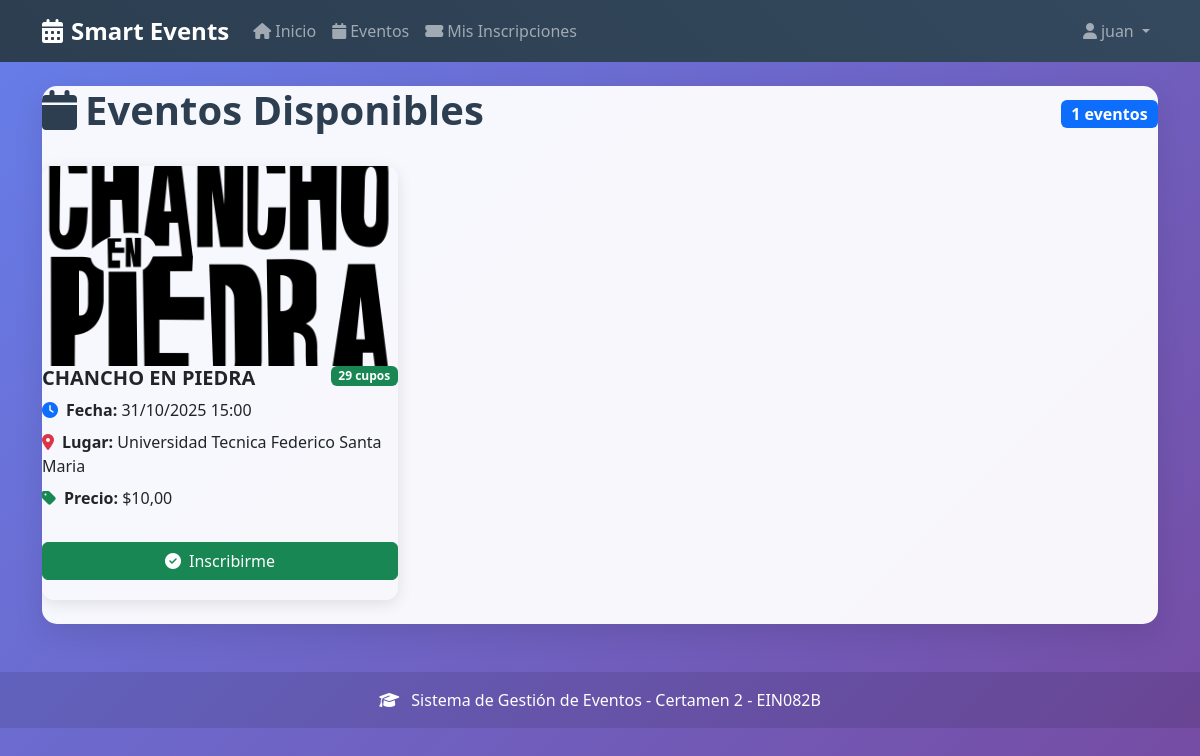
The app's page /eventos/ (signed in) with its own data.
### eventos/models.py (models this page shows, shortened)
class Evento(models.Model):
    titulo = models.CharField(max_length=200, verbose_name="Título del Evento")
    descripcion = models.TextField(verbose_name="Descripción", blank=True)
    fecha_hora = models.DateTimeField(verbose_name="Fecha y Hora")
    lugar = models.CharField(max_length=200, verbose_name="Lugar")
    imagen = models.ImageField(upload_to='eventos/', verbose_name="Imagen", blank=True, null=True)
    precio = models.DecimalField(
        max_digits=10,
        decimal_places=2,
        verbose_name="Valor",
        validators=[MinValueValidator(0)]
    )
    capacidad = models.PositiveIntegerField(verbose_name="Cantidad de Plazas")
    class Meta:
        verbose_name = "Evento"
        verbose_name_plural = "Eventos"
        ordering = ['fecha_hora']
    def plazas_disponibles(self):
        return self.capacidad - self.inscripciones.count()

### eventos/views.py (the view)
# urls.py: path('eventos/', lista_eventos, name='lista_eventos'),
def lista_eventos(request):
    eventos = Evento.objects.all().order_by('fecha_hora')
    return render(request, 'eventos/lista_eventos.html', {
        'eventos': eventos,
        'es_publico': not request.user.is_authenticated
    })

### eventos/templates/eventos/lista_eventos.html (shortened to what this page needs)
{% extends 'base.html' %}
{% block contenido %}
<div class="d-flex justify-content-between align-items-center mb-4">
    <h1 class="fw-bold" style="color: #2c3e50;">
        <i class="fas fa-calendar me-2"></i>Eventos Disponibles
    </h1>
    <span class="badge bg-primary fs-6">{{ eventos|length }} eventos</span>
</div>
<div class="row" id="contenedorEventos">
    {% for evento in eventos %}
    <div class="col-lg-6 col-xl-4 mb-4">
        <div class="tarjeta h-100 animacion-entrada">
            {% if evento.imagen %}
            <img src="{{ evento.imagen.url }}" class="card-img-top" alt="{{ evento.titulo }}" style="height: 200px; object-fit: cover;">
            {% else %}
            <div class="card-img-top bg-secondary d-flex align-items-center justify-content-center text-white" style="height: 200px;">
                <i class="fas fa-calendar-alt fa-3x"></i>
            </div>
            {% endif %}
            <div class="card-body d-flex flex-column">
                <div class="d-flex justify-content-between align-items-start mb-2">
                    <h5 class="card-title fw-bold">{{ evento.titulo }}</h5>
                    <span class="badge {% if evento.plazas_disponibles > 0 %}bg-success{% else %}bg-danger{% endif %}">
                        {{ evento.plazas_disponibles }} cupos
                    </span>
                </div>
                <div class="evento-info mb-3">
                    <p class="mb-2"><i class="fas fa-clock me-2 text-primary"></i><strong>Fecha:</strong> {{ evento.fecha_hora|date:"d/m/Y H:i" }}</p>
                    <p class="mb-2"><i class="fas fa-map-marker-alt me-2 text-danger"></i><strong>Lugar:</strong> {{ evento.lugar }}</p>
                    <p class="mb-3"><i class="fas fa-tag me-2 text-success"></i><strong>Precio:</strong> ${{ evento.precio }}</p>
                </div>
                <div class="mt-auto">
                    {% if user.is_authenticated %}
                        {% if evento.plazas_disponibles > 0 %}
                        <a href="{% url 'inscribir_evento' evento.id %}" class="btn btn-success w-100">
                            <i class="fas fa-check-circle me-2"></i>Inscribirme
                        </a>
                        {% else %}
                        <button class="btn btn-secondary w-100" disabled>
                            <i class="fas fa-times-circle me-2"></i>Agotado
                        </button>
                        {% endif %}
                    {% else %}
                    <a href="{% url 'login' %}" class="btn btn-outline-primary w-100">
                        <i class="fas fa-sign-in-alt me-2"></i>Iniciar Sesión para Inscribirse
                    </a>
                    {% endif %}
                </div>
            </div>
        </div>
    </div>
    {% endfor %}
</div>
{% endblock %}

### templates/base.html (shortened to what this page needs)
<!DOCTYPE html>
<html lang="es">
<head>
    <link href="https://cdn.jsdelivr.net/npm/bootstrap@5.3.0/dist/css/bootstrap.min.css" rel="stylesheet">
    <link rel="stylesheet" href="https://cdnjs.cloudflare.com/ajax/libs/font-awesome/6.4.0/css/all.min.css">
</head>
<body>
    <nav class="navbar navbar-expand-lg navbar-dark" style="background: linear-gradient(45deg, #2c3e50, #34495e);">
        <div class="container">
            <a class="navbar-brand" href="{% url 'inicio' %}">
                <i class="fas fa-calendar-alt me-2"></i>Smart Events
            </a>
            <div class="collapse navbar-collapse" id="navbarNav">
                <ul class="navbar-nav me-auto">
                    <li class="nav-item">
                        <a class="nav-link" href="{% url 'inicio' %}">
                            <i class="fas fa-home me-1"></i>Inicio
                        </a>
                    </li>
                    <li class="nav-item">
                        <a class="nav-link" href="{% url 'lista_eventos' %}">
                            <i class="fas fa-calendar me-1"></i>Eventos
                        </a>
                    </li>
                    {% if user.is_authenticated %}
                    <li class="nav-item">
                        <a class="nav-link" href="{% url 'mis_inscripciones' %}">
                            <i class="fas fa-ticket-alt me-1"></i>Mis Inscripciones
                        </a>
                    </li>
                    {% endif %}
                </ul>
                <ul class="navbar-nav">
                    {% if user.is_authenticated %}
                        <li class="nav-item dropdown">
                            <a class="nav-link dropdown-toggle" href="#" id="navbarDropdown" role="button" data-bs-toggle="dropdown">
                                <i class="fas fa-user me-1"></i>{{ user.username }}
                            </a>
                        </li>
                    {% endif %}
                </ul>
            </div>
        </div>
    </nav>
    <main class="container my-4">
        <div class="contenedor-principal animacion-entrada">
            {% block contenido %}{% endblock %}
        </div>
    </main>
    <footer class="text-center text-white py-3 mt-5" style="background: rgba(0,0,0,0.1);">
        <div class="container">
            <p class="mb-0">
                <i class="fas fa-graduation-cap me-2"></i>
                Sistema de Gestión de Eventos - Certamen 2 - EIN082B
            </p>
        </div>
    </footer>
</body>
</html>

### templates/base.html (style rules this page uses)
body { background: linear-gradient(135deg, #667eea 0%, #764ba2 100%); min-height: 100vh; font-family: 'Segoe UI', Tahoma, Geneva, Verdana, sans-serif; }
.contenedor-principal { background: rgba(255, 255, 255, 0.95); border-radius: 15px; box-shadow: 0 10px 30px rgba(0,0,0,0.1); margin: 20px auto; padding: 0; overflow: hidden; }
.navbar-brand { font-weight: bold; font-size: 1.5rem; }
.tarjeta { transition: all 0.3s ease; border: none; border-radius: 12px; box-shadow: 0 4px 15px rgba(0,0,0,0.1); margin-bottom: 20px; }
.animacion-entrada { animation: fadeInUp 0.6s ease-out; }

### records on screen
Evento: imagen (picture), titulo "CHANCHO EN PIEDRA", plazas_disponibles "29", fecha_hora "31/10/2025 15:00", lugar "Universidad Tecnica Federico Santa Maria", precio "10,00", shows "Inscribirme"

### other values on screen
{{ user.username }} "juan"
{{ eventos|length }} "1"
